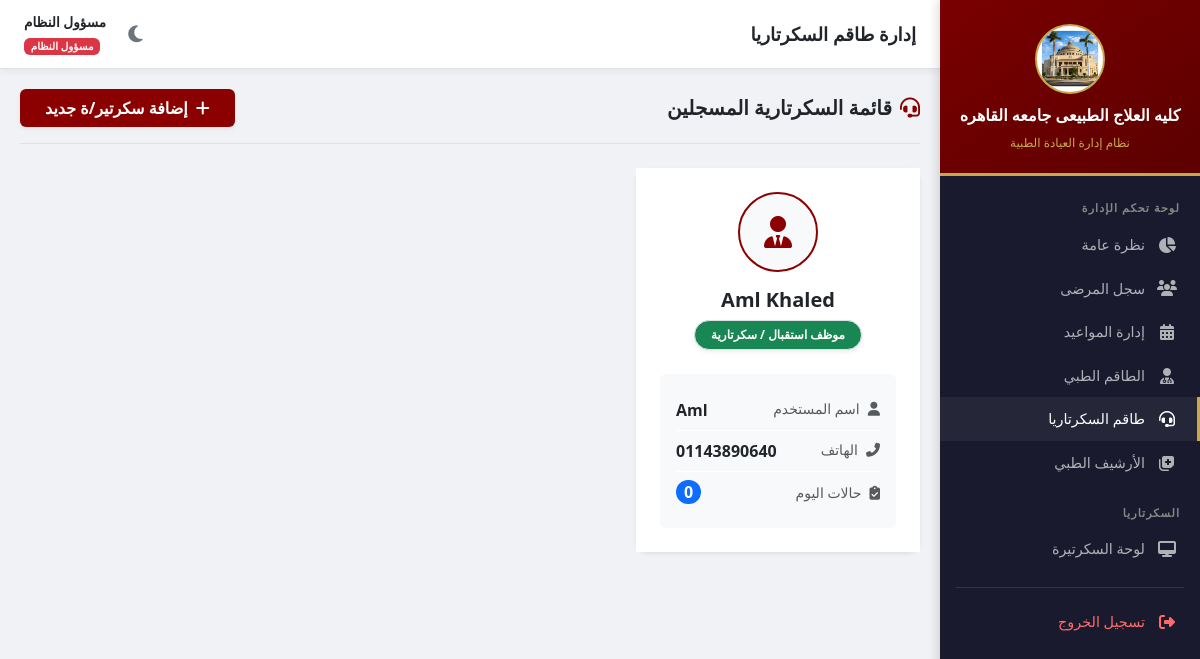
/admin-panel/secretaries/ (signed in), run on the app's committed database.
### clinic/models.py (models this page shows)
class Secretary(models.Model):
    user = models.OneToOneField(User, on_delete=models.CASCADE, verbose_name="المستخدم")
    phone = models.CharField(max_length=20, blank=True, verbose_name="رقم الهاتف")
    def __str__(self):
        return self.user.get_full_name() or self.user.username
    class Meta:
        verbose_name = "سكرتير/ة"
        verbose_name_plural = "طاقم السكرتارية"

### clinic/views.py (the view)
# urls.py: path('admin-panel/secretaries/', views.admin_secretaries, name='admin_secretaries'),
@login_required
@user_passes_test(is_admin, login_url='login')
def admin_secretaries(request):
    today = timezone.now().date()
    secretaries = Secretary.objects.select_related('user').annotate(
        today_cases=Count(
            'user__created_appointments',
            filter=Q(user__created_appointments__created_at__date=today)
        )
    )
    return render(request, 'admin/secretaries.html', {'secretaries': secretaries})

### clinic/views.py (called while the page is built)
def is_admin(user):
    return user.is_superuser or user.is_staff

### templates/admin/secretaries.html (shortened to what this page needs)
{% extends 'base.html' %}
{% block page_title %}إدارة طاقم السكرتاريا{% endblock %}
{% block content %}
<div class="d-flex justify-content-between align-items-center mb-4 border-bottom pb-3">
  <h5 class="mb-0 fw-bold text-body"><i class="fas fa-headset me-2" style="color: #8B0000;"></i>قائمة السكرتارية المسجلين</h5>
  <a href="{% url 'admin_secretary_add' %}" class="btn fw-bold px-4 shadow-sm" style="background:#8B0000; color:white;">
    <i class="fas fa-plus me-2"></i>إضافة سكرتير/ة جديد
  </a>
</div>
<div class="row g-4">
  {% for secretary in secretaries %}
  <div class="col-md-6 col-lg-4">
    <div class="card shadow-sm border-0 h-100 hover-shadow transition-all">
      <div class="card-body p-4 text-center">
        <div class="mb-3">
          <div class="d-inline-flex align-items-center justify-content-center bg-light rounded-circle mb-3" style="width: 80px; height: 80px; border: 2px solid #8B0000;">
            <i class="fas fa-user-tie fa-2x" style="color: #8B0000;"></i>
          </div>
          <h5 class="fw-bold text-body mb-2">{{ secretary }}</h5>
          <span class="badge bg-success text-white border px-3 py-2 rounded-pill shadow-sm">
            موظف استقبال / سكرتارية
          </span>
        </div>
        <div class="mt-4 text-start bg-light p-3 rounded">
          <div class="d-flex justify-content-between py-2 border-bottom border-white">
            <span class="text-muted small"><i class="fas fa-user me-2"></i>اسم المستخدم</span>
            <strong class="text-body">{{ secretary.user.username }}</strong>
          </div>
          <div class="d-flex justify-content-between py-2 border-bottom border-white">
            <span class="text-muted small"><i class="fas fa-phone-alt me-2"></i>الهاتف</span>
            <strong class="text-body">{{ secretary.phone|default:"-" }}</strong>
          </div>
          <div class="d-flex justify-content-between py-2 align-items-center">
            <span class="text-muted small"><i class="fas fa-clipboard-check me-2"></i>حالات اليوم</span>
            <span class="badge bg-primary px-2 py-1 fs-6 rounded-pill">{{ secretary.today_cases }}</span>
          </div>
        </div>
      </div>
    </div>
  </div>
  {% endfor %}
</div>
{% endblock %}

### templates/base.html (shortened to what this page needs)
<!DOCTYPE html>
<html lang="ar" dir="rtl">
<head>
<link href="https://cdn.jsdelivr.net/npm/bootstrap@5.3.0/dist/css/bootstrap.rtl.min.css" rel="stylesheet">
<link href="https://cdnjs.cloudflare.com/ajax/libs/font-awesome/6.4.0/css/all.min.css" rel="stylesheet">
</head>
<body>
{% load auth_extras %}
{% if user.is_authenticated %}
<div class="sidebar" id="sidebar">
  <div class="sidebar-header">
    <div class="logo-container"><img src="/media/2.png" alt="لوجو جامعة القاهرة"></div>
    <h6>كليه العلاج الطبيعى جامعه القاهره</h6>
    <small>نظام إدارة العيادة الطبية</small>
  </div>
  <div class="sidebar-nav-container">
    {% if user.is_staff or user.is_superuser %}
    <div class="nav-section">لوحة تحكم الإدارة</div>
    <a href="{% url 'admin_dashboard' %}" class="nav-link-side {% if request.resolver_match.url_name == 'admin_dashboard' %}active{% endif %}" onclick="closeSidebar()"><i class="fas fa-chart-pie"></i> نظرة عامة</a>
    <a href="{% url 'admin_patients' %}" class="nav-link-side " onclick="closeSidebar()"><i class="fas fa-users"></i> سجل المرضى</a>
    <a href="{% url 'admin_appointments' %}" class="nav-link-side {% if request.resolver_match.url_name == 'admin_appointments' %}active{% endif %}" onclick="closeSidebar()"><i class="fas fa-calendar-alt"></i> إدارة المواعيد</a>
    <a href="{% url 'admin_doctors' %}" class="nav-link-side {% if request.resolver_match.url_name == 'admin_doctors' %}active{% endif %}" onclick="closeSidebar()"><i class="fas fa-user-md"></i> الطاقم الطبي</a>
    <a href="{% url 'admin_secretaries' %}" class="nav-link-side {% if 'admin_secreta' in request.resolver_match.url_name %}active{% endif %}" onclick="closeSidebar()"><i class="fas fa-headset"></i> طاقم السكرتاريا</a>
    <a href="{% url 'admin_records' %}" class="nav-link-side {% if request.resolver_match.url_name == 'admin_records' %}active{% endif %}" onclick="closeSidebar()"><i class="fas fa-notes-medical"></i> الأرشيف الطبي</a>
    <div class="nav-section" style="margin-top:8px;">السكرتاريا</div>
    <a href="{% url 'secretary_dashboard' %}" class="nav-link-side {% if request.resolver_match.url_name == 'secretary_dashboard' %}active{% endif %}" onclick="closeSidebar()"><i class="fas fa-desktop"></i> لوحة السكرتيرة</a>
    {% endif %}
    <div class="mt-3 border-top border-secondary pt-2" style="opacity:.3; margin: 0 16px;"></div>
    <a href="{% url 'logout' %}" class="nav-link-side mt-1" style="color:#ff6b6b;" onclick="closeSidebar()"><i class="fas fa-sign-out-alt"></i> تسجيل الخروج</a>
  </div>
</div>
<div class="main-content">
  <div class="topbar">
    <div class="d-flex align-items-center gap-2">
      <h5>{% block page_title %}{% endblock %}</h5>
    </div>
    <div class="d-flex align-items-center gap-3">
      <button class="theme-toggle" onclick="toggleTheme()" title="تبديل الوضع" aria-label="تبديل الوضع الليلي">
        <i class="fas fa-moon" id="themeIcon"></i>
      </button>
      <div class="text-end d-none d-sm-block">
        <div class="fw-bold" style="font-size:.85rem;">{{ user.get_full_name|default:user.username }}</div>
        {% if user.is_staff %}<span class="badge bg-danger" style="font-size:.65rem;">مسؤول النظام</span>
        {% elif user|has_group:"secretary" %}<span class="badge bg-success" style="font-size:.65rem;">سكرتيرة</span>
        {% else %}<span class="badge bg-primary" style="font-size:.65rem;">طبيب</span>{% endif %}
      </div>
    </div>
  </div>
  <div class="content-area">
    {% block content %}{% endblock %}
  </div>
</div>
{% else %}
{% block full_content %}{% endblock %}
{% endif %}
</body>
</html>

### templates/base.html (style rules this page uses)
:root { --cu-red: #8B0000; --cu-gold: #C9A84C; --cu-dark: #1a1a2e; --cu-gray: #f0f2f5; --sidebar-w: 260px; --bg-body: #f0f2f5; --bg-card: #ffffff; --bg-card-alt: #f8f9fa; --text-main: #212529; --text-muted: #6c757d; --border-color: #dee2e6; --topbar-bg: #ffffff; --table-hover: rgba(0,0,0,0.02); --shadow: 0 2px 8px rgba(0,0,0,0.06); }
body { font-family: 'Segoe UI', Tahoma, sans-serif; background: var(--bg-body); color: var(--text-main); transition: background .3s, color .3s; }
.sidebar { width: var(--sidebar-w); min-height: 100vh; background: var(--cu-dark); position: fixed; right: 0; top: 0; z-index: 1050; display: flex; flex-direction: column; box-shadow: -2px 0 10px rgba(0,0,0,0.15); transition: transform .3s ease; }
.sidebar-header { background: linear-gradient(145deg, #7a0000, #5c0000); padding: 24px 16px 20px; text-align: center; border-bottom: 3px solid var(--cu-gold); }
.sidebar-header .logo-container { width: 70px; height: 70px; margin: 0 auto 12px; background: white; border-radius: 50%; border: 2px solid var(--cu-gold); overflow: hidden; display: flex; align-items: center; justify-content: center; }
.sidebar-header .logo-container img { width: 100%; height: 100%; object-fit: cover; }
.sidebar-header h6 { color: #fff; margin: 0 0 4px; font-size: 1rem; font-weight: 700; }
.sidebar-header small { color: var(--cu-gold); font-size: .75rem; }
.sidebar-nav-container { flex-grow: 1; padding: 12px 0; overflow-y: auto; }
.nav-section { padding: 12px 20px 6px; color: #888; font-size: .7rem; font-weight: 600; text-transform: uppercase; letter-spacing: 1px; }
.nav-link-side { display: flex; align-items: center; gap: 12px; padding: 11px 20px; color: #aeb2b7; text-decoration: none; transition: all .2s; border-right: 3px solid transparent; font-size: .9rem; }
.nav-link-side:hover, .nav-link-side.active { color: #fff; background: rgba(255,255,255,.05); border-right-color: var(--cu-gold); }
.nav-link-side i { width: 20px; text-align: center; font-size: 1rem; }
.main-content { margin-right: var(--sidebar-w); min-height: 100vh; transition: margin .3s; }
.topbar { background: var(--topbar-bg); padding: 12px 24px; display: flex; align-items: center; justify-content: space-between; box-shadow: var(--shadow); position: sticky; top: 0; z-index: 99; border-bottom: 1px solid var(--border-color); }
.topbar h5 { margin: 0; color: var(--text-main); font-weight: 700; font-size: 1.15rem; }
.content-area { padding: 20px; }
.card { border: 1px solid var(--border-color); border-radius: 12px; box-shadow: var(--shadow); background: var(--bg-card); color: var(--text-main); }
.card-body { background: var(--bg-card); color: var(--text-main); }
.theme-toggle { background: none; border: none; color: var(--text-muted); font-size: 1.2rem; cursor: pointer; padding: 6px; border-radius: 8px; }
.hover-shadow { transition: all .3s ease-in-out; }

### templates/admin/secretaries.html (style rules this page uses)
.transition-all { transition: all .3s ease-in-out; }

### data on the page
Secretary: user.last_name "Aml Khaled", user.username "Aml", phone "01143890640", today_cases "0"

### other printed values
{{ user.get_full_name|default:user.username }} "مسؤول النظام"
